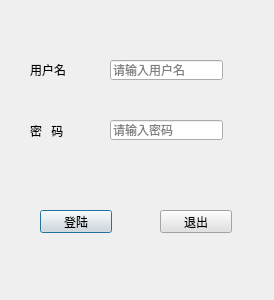
<?xml version="1.0" encoding="UTF-8"?>
<ui version="4.0">
 <class>LoginDialog</class>
 <widget class="QDialog" name="LoginDialog">
  <property name="geometry">
   <rect>
    <x>0</x>
    <y>0</y>
    <width>274</width>
    <height>300</height>
   </rect>
  </property>
  <property name="windowTitle">
   <string>LoginDialog</string>
  </property>
  <property name="windowIcon">
   <iconset resource="MainWindow.qrc">
    <normaloff>:/MainWindow/Resources/images/logo.ico</normaloff>:/MainWindow/Resources/images/logo.ico</iconset>
  </property>
  <property name="styleSheet">
   <string notr="true"/>
  </property>
  <widget class="QLabel" name="label">
   <property name="geometry">
    <rect>
     <x>30</x>
     <y>60</y>
     <width>54</width>
     <height>20</height>
    </rect>
   </property>
   <property name="font">
    <font>
     <family>微软雅黑</family>
     <pointsize>9</pointsize>
     <weight>50</weight>
     <bold>false</bold>
    </font>
   </property>
   <property name="text">
    <string>用户名</string>
   </property>
  </widget>
  <widget class="QLabel" name="label_2">
   <property name="geometry">
    <rect>
     <x>30</x>
     <y>120</y>
     <width>54</width>
     <height>21</height>
    </rect>
   </property>
   <property name="font">
    <font>
     <family>微软雅黑</family>
    </font>
   </property>
   <property name="text">
    <string>密   码</string>
   </property>
  </widget>
  <widget class="QLineEdit" name="userLineEdit">
   <property name="geometry">
    <rect>
     <x>110</x>
     <y>60</y>
     <width>113</width>
     <height>20</height>
    </rect>
   </property>
   <property name="placeholderText">
    <string>请输入用户名</string>
   </property>
  </widget>
  <widget class="QLineEdit" name="pwdLineEdit">
   <property name="geometry">
    <rect>
     <x>110</x>
     <y>120</y>
     <width>113</width>
     <height>20</height>
    </rect>
   </property>
   <property name="placeholderText">
    <string>请输入密码</string>
   </property>
  </widget>
  <widget class="QPushButton" name="loginBtn">
   <property name="geometry">
    <rect>
     <x>40</x>
     <y>210</y>
     <width>72</width>
     <height>23</height>
    </rect>
   </property>
   <property name="styleSheet">
    <string notr="true">background-color: rgb(225, 225, 225);</string>
   </property>
   <property name="text">
    <string>登陆</string>
   </property>
   <property name="default">
    <bool>true</bool>
   </property>
   <property name="flat">
    <bool>false</bool>
   </property>
  </widget>
  <widget class="QPushButton" name="exitBtn">
   <property name="geometry">
    <rect>
     <x>160</x>
     <y>210</y>
     <width>72</width>
     <height>23</height>
    </rect>
   </property>
   <property name="styleSheet">
    <string notr="true">background-color: rgb(225, 225, 225);</string>
   </property>
   <property name="text">
    <string>退出</string>
   </property>
  </widget>
 </widget>
 <layoutdefault spacing="6" margin="11"/>
 <resources>
  <include location="MainWindow.qrc"/>
 </resources>
 <connections>
  <connection>
   <sender>exitBtn</sender>
   <signal>clicked()</signal>
   <receiver>LoginDialog</receiver>
   <slot>close()</slot>
   <hints>
    <hint type="sourcelabel">
     <x>247</x>
     <y>201</y>
    </hint>
    <hint type="destinationlabel">
     <x>199</x>
     <y>149</y>
    </hint>
   </hints>
  </connection>
 </connections>
</ui>
